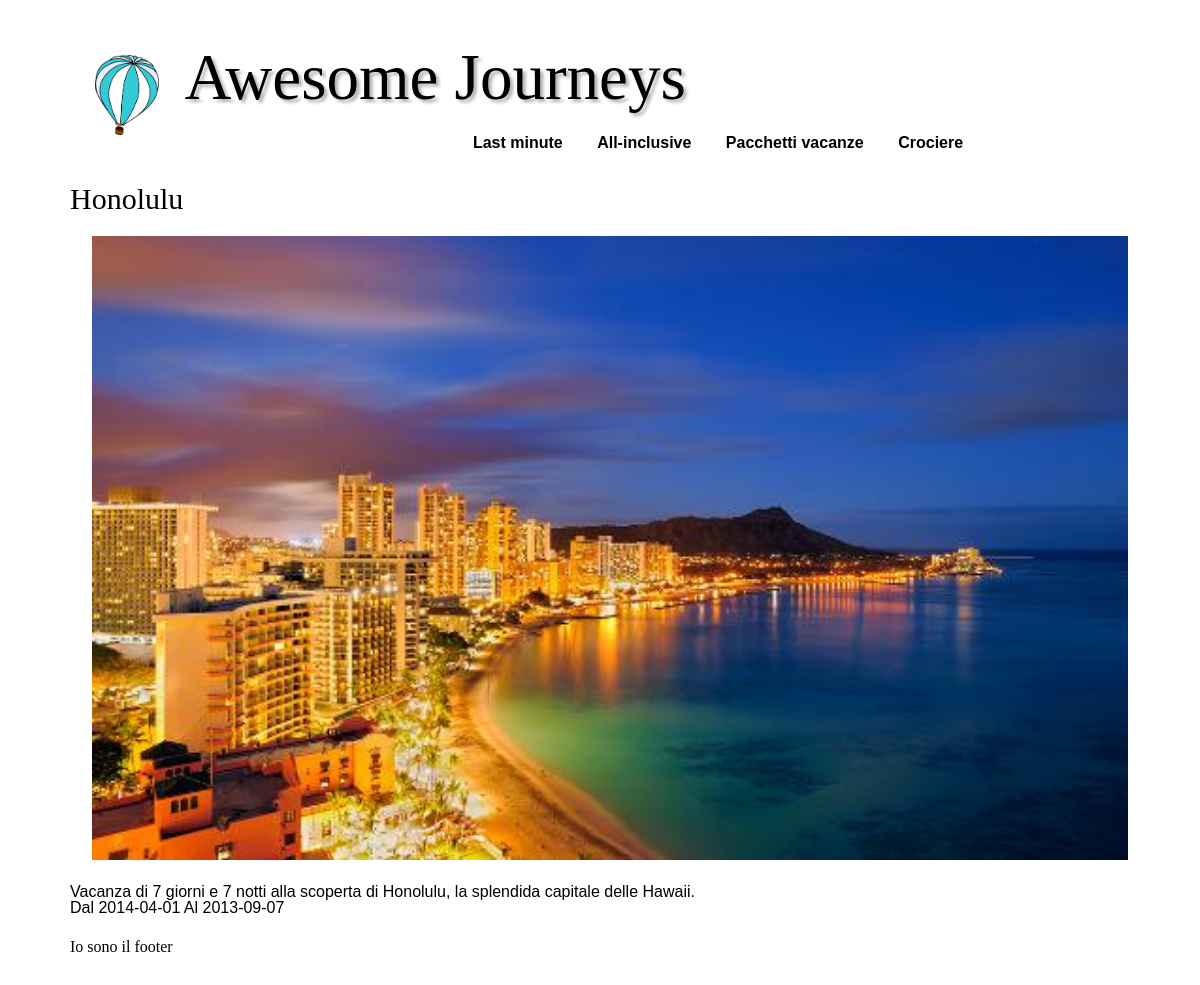
Page /AwesomeJourneys/index.php?op=selectJourney&id=1 on the committed database.
### tables this page shows
CREATE TABLE IF NOT EXISTS `journey` (
  `id_journey` int(11) NOT NULL AUTO_INCREMENT,
  `start_date` date NOT NULL,
  `end_date` date NOT NULL,
  `itinerary` int(11) NOT NULL,
  `creator` varchar(30) NOT NULL,
  `published` tinyint(1) NOT NULL DEFAULT '0',
  `publish_date` date DEFAULT NULL,
  PRIMARY KEY (`id_journey`),
  KEY `itinerary` (`itinerary`),
  KEY `creator` (`creator`),
  KEY `creator_2` (`creator`)
);

CREATE TABLE IF NOT EXISTS `itinerary` (
  `ID` int(11) NOT NULL AUTO_INCREMENT,
  `name` varchar(50) DEFAULT NULL,
  `description` text,
  `photo` varchar(255) DEFAULT NULL,
  `itinerary_creator` varchar(30) NOT NULL,
  `state` int(11) NOT NULL,
  `published` tinyint(1) NOT NULL DEFAULT '0',
  `start_location` varchar(100) NOT NULL,
  `end_location` varchar(100) DEFAULT NULL,
  PRIMARY KEY (`ID`),
  KEY `itinerary_creator` (`itinerary_creator`)
);

### AwesomeJourneys/controller/SearchController.php (called while the page is built, shortened)
<?php
include_once 'model/Journey/JourneySearchResult.php';
class SearchController {
    public function getJourney($id){
        if(isset($_SESSION['utente'])){
            $user = unserialize($_SESSION['utente']);
            return $user->getJourney($id);
        }
        else {
            $searchResult = new JourneySearchResult();
            $searchResult->search("SELECT * "
                                . "FROM journey INNER JOIN itinerary ON journey.itinerary = itinerary.ID "
                                . "WHERE journey.id_journey=$id");
            return $searchResult->fetchObject();
        }
    }
}
?>

### AwesomeJourneys/model/AJConnection.php (called while the page is built, shortened)
<?php
class AJConnection {
    private $link;
    function __construct(){
        $this->link = @mysql_connect(HOST, UTENTE, PASS) or die('Errore nella connessione: ' . mysql_error());
    }
    public function executeQuery($query){
        if($this->link){
            $tabella = @mysql_query($query) or die(@mysql_error());
            if($tabella){
                $risultato = NULL;
                while($row = @mysql_fetch_object($tabella)){
                    $risultato[] = $row;
                }
                return $risultato;
            }
            return FALSE;
        }
    }
}
?>

### AwesomeJourneys/model/Journey/JourneySearchResult.php (called while the page is built, shortened)
<?php
include_once 'model/AJConnection.php';
include_once 'model/Journey/Journey.php';
include_once 'model/Itinerary/CompleteItinerary.php';
class JourneySearchResult {
    public function search($query = NULL){
        $c = new AJConnection();
        if($c){
            $table = $c->executeQuery($query);
        }
    }
}
?>

### AwesomeJourneys/model/Journey/Journey.php (called while the page is built, shortened)
<?php
include_once 'model/Itinerary/ItineraryState.php';
class Journey {
    protected $itinerary;
    protected $startDate;
    protected $endDate;
    public function __construct($id, CompleteItinerary $itinerary, $start_date, $end_date, $creator) {
        $this->itinerary = $itinerary;
        $this->startDate = $start_date;
        $this->endDate = $end_date;
    }
    public function getStartDate(){
        return $this->startDate;
    }
    public function getEndDate(){
        return $this->endDate;
    }
    public function getItinerary(){
        return $this->itinerary;
    }
}
?>

### AwesomeJourneys/model/Itinerary/CompleteItinerary.php (called while the page is built, shortened)
<?php
include_once 'model/Enumerations/ItineraryState.php';
include_once 'ItineraryState.php';
class CompleteItinerary extends ItineraryState{
    function __construct($creator, $name, $description, $id = NULL) {
        $this->name = $name;
        $this->description = $description;
    }
}

### AwesomeJourneys/model/Itinerary/ItineraryState.php (called while the page is built, shortened)
<?php
include_once 'model/AJConnection.php';
abstract class ItineraryState{
    protected $name;
    protected $description;
    protected $photo;
    public function getName() { return $this->name; }
    public function getDescription() { return $this->description; }
    public function getPhoto() { return $this->photo; }
    public function setPhoto($photo) { $this->photo = $photo; }
}

### AwesomeJourneys/view/journey.php (the view)
<?php $itinerary = $this->model->getItinerary(); ?>
<div style="width:100%;">
<h3><?php echo $itinerary->getName(); ?></h3>
<img style="margin:2%; width:96%;" src="images/journeys/<?php echo $itinerary->getPhoto(); ?>" />
<p><?php echo $itinerary->getDescription(); ?></p>
<div>
    <span><label>Dal </label><?php echo $this->model->getStartDate(); ?></span>
    <span><label>Al </label><?php echo $this->model->getEndDate(); ?></span>
</div>
</div>

### rows in the picture
journey: itinerary.name "Honolulu", itinerary.photo (picture), itinerary.description "Vacanza di 7 giorni e 7 notti alla scoperta di Honolulu, la splendida capitale delle Hawaii.", start_date "2014-04-01", end_date "2013-09-07"
